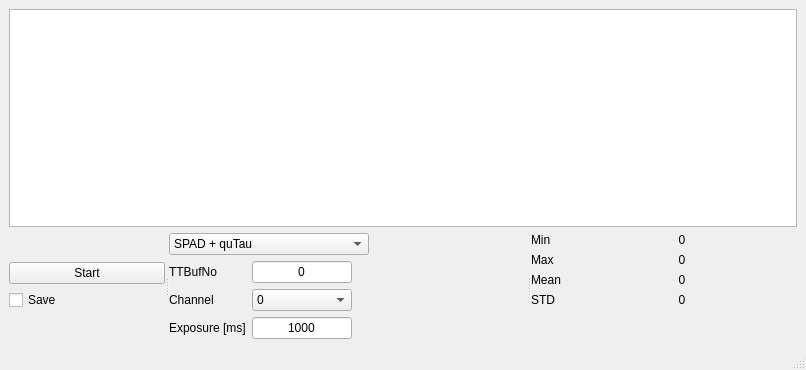
<?xml version="1.0" encoding="UTF-8"?>
<ui version="4.0">
 <class>MainWindow</class>
 <widget class="QMainWindow" name="MainWindow">
  <property name="geometry">
   <rect>
    <x>0</x>
    <y>0</y>
    <width>806</width>
    <height>370</height>
   </rect>
  </property>
  <property name="windowTitle">
   <string>Stability</string>
  </property>
  <widget class="QWidget" name="centralwidget">
   <layout class="QVBoxLayout" name="verticalLayout_3">
    <item>
     <widget class="PlotWidget" name="pltOscilloscope"/>
    </item>
    <item>
     <widget class="QSplitter" name="splitter">
      <property name="orientation">
       <enum>Qt::Horizontal</enum>
      </property>
      <widget class="QWidget" name="layoutWidget">
       <layout class="QVBoxLayout" name="verticalLayout_2">
        <item>
         <spacer name="verticalSpacer_2">
          <property name="orientation">
           <enum>Qt::Vertical</enum>
          </property>
          <property name="sizeHint" stdset="0">
           <size>
            <width>20</width>
            <height>18</height>
           </size>
          </property>
         </spacer>
        </item>
        <item>
         <widget class="QPushButton" name="btnStart">
          <property name="text">
           <string>Start</string>
          </property>
         </widget>
        </item>
        <item>
         <widget class="QCheckBox" name="chkSave">
          <property name="text">
           <string>Save</string>
          </property>
         </widget>
        </item>
        <item>
         <spacer name="verticalSpacer">
          <property name="orientation">
           <enum>Qt::Vertical</enum>
          </property>
          <property name="sizeHint" stdset="0">
           <size>
            <width>20</width>
            <height>18</height>
           </size>
          </property>
         </spacer>
        </item>
       </layout>
      </widget>
      <widget class="QWidget" name="layoutWidget">
       <layout class="QVBoxLayout" name="verticalLayout">
        <item>
         <widget class="QComboBox" name="cmbSource">
          <property name="maximumSize">
           <size>
            <width>200</width>
            <height>16777215</height>
           </size>
          </property>
          <item>
           <property name="text">
            <string>SPAD + quTau</string>
           </property>
          </item>
         </widget>
        </item>
        <item>
         <layout class="QFormLayout" name="formLayout_2">
          <item row="0" column="0">
           <widget class="QLabel" name="label_10">
            <property name="text">
             <string>TTBufNo</string>
            </property>
           </widget>
          </item>
          <item row="0" column="1">
           <widget class="QLineEdit" name="txtBufNo">
            <property name="maximumSize">
             <size>
              <width>100</width>
              <height>16777215</height>
             </size>
            </property>
            <property name="text">
             <string>0</string>
            </property>
            <property name="alignment">
             <set>Qt::AlignCenter</set>
            </property>
           </widget>
          </item>
          <item row="1" column="0">
           <widget class="QLabel" name="label">
            <property name="text">
             <string>Channel</string>
            </property>
           </widget>
          </item>
          <item row="2" column="0">
           <widget class="QLabel" name="label_11">
            <property name="text">
             <string>Exposure [ms]</string>
            </property>
           </widget>
          </item>
          <item row="2" column="1">
           <widget class="QLineEdit" name="txtExposure">
            <property name="maximumSize">
             <size>
              <width>100</width>
              <height>16777215</height>
             </size>
            </property>
            <property name="text">
             <string>1000</string>
            </property>
            <property name="alignment">
             <set>Qt::AlignCenter</set>
            </property>
           </widget>
          </item>
          <item row="1" column="1">
           <widget class="QComboBox" name="cmbChannel">
            <property name="maximumSize">
             <size>
              <width>100</width>
              <height>16777215</height>
             </size>
            </property>
            <property name="layoutDirection">
             <enum>Qt::LeftToRight</enum>
            </property>
            <property name="iconSize">
             <size>
              <width>0</width>
              <height>0</height>
             </size>
            </property>
            <item>
             <property name="text">
              <string>0</string>
             </property>
            </item>
            <item>
             <property name="text">
              <string>1</string>
             </property>
            </item>
            <item>
             <property name="text">
              <string>2</string>
             </property>
            </item>
            <item>
             <property name="text">
              <string>3</string>
             </property>
            </item>
            <item>
             <property name="text">
              <string>4</string>
             </property>
            </item>
            <item>
             <property name="text">
              <string>5</string>
             </property>
            </item>
            <item>
             <property name="text">
              <string>6</string>
             </property>
            </item>
            <item>
             <property name="text">
              <string>7</string>
             </property>
            </item>
           </widget>
          </item>
         </layout>
        </item>
       </layout>
      </widget>
      <widget class="QWidget" name="layoutWidget">
       <layout class="QFormLayout" name="formLayout">
        <property name="sizeConstraint">
         <enum>QLayout::SetDefaultConstraint</enum>
        </property>
        <item row="0" column="0">
         <widget class="QLabel" name="label_2">
          <property name="text">
           <string>Min</string>
          </property>
         </widget>
        </item>
        <item row="0" column="1">
         <widget class="QLabel" name="lblMin">
          <property name="minimumSize">
           <size>
            <width>100</width>
            <height>0</height>
           </size>
          </property>
          <property name="text">
           <string>0</string>
          </property>
          <property name="alignment">
           <set>Qt::AlignCenter</set>
          </property>
         </widget>
        </item>
        <item row="1" column="0">
         <widget class="QLabel" name="label_4">
          <property name="text">
           <string>Max</string>
          </property>
         </widget>
        </item>
        <item row="1" column="1">
         <widget class="QLabel" name="lblMax">
          <property name="minimumSize">
           <size>
            <width>100</width>
            <height>0</height>
           </size>
          </property>
          <property name="text">
           <string>0</string>
          </property>
          <property name="alignment">
           <set>Qt::AlignCenter</set>
          </property>
         </widget>
        </item>
        <item row="2" column="0">
         <widget class="QLabel" name="label_6">
          <property name="text">
           <string>Mean</string>
          </property>
         </widget>
        </item>
        <item row="2" column="1">
         <widget class="QLabel" name="lblMean">
          <property name="minimumSize">
           <size>
            <width>100</width>
            <height>0</height>
           </size>
          </property>
          <property name="text">
           <string>0</string>
          </property>
          <property name="alignment">
           <set>Qt::AlignCenter</set>
          </property>
         </widget>
        </item>
        <item row="3" column="0">
         <widget class="QLabel" name="label_8">
          <property name="text">
           <string>STD</string>
          </property>
         </widget>
        </item>
        <item row="3" column="1">
         <widget class="QLabel" name="lblStd">
          <property name="minimumSize">
           <size>
            <width>100</width>
            <height>0</height>
           </size>
          </property>
          <property name="text">
           <string>0</string>
          </property>
          <property name="alignment">
           <set>Qt::AlignCenter</set>
          </property>
         </widget>
        </item>
       </layout>
      </widget>
     </widget>
    </item>
   </layout>
  </widget>
  <widget class="QMenuBar" name="menubar">
   <property name="geometry">
    <rect>
     <x>0</x>
     <y>0</y>
     <width>806</width>
     <height>19</height>
    </rect>
   </property>
  </widget>
  <widget class="QStatusBar" name="statusbar"/>
 </widget>
 <customwidgets>
  <customwidget>
   <class>PlotWidget</class>
   <extends>QGraphicsView</extends>
   <header>pyqtgraph</header>
  </customwidget>
 </customwidgets>
 <resources/>
 <connections/>
</ui>
